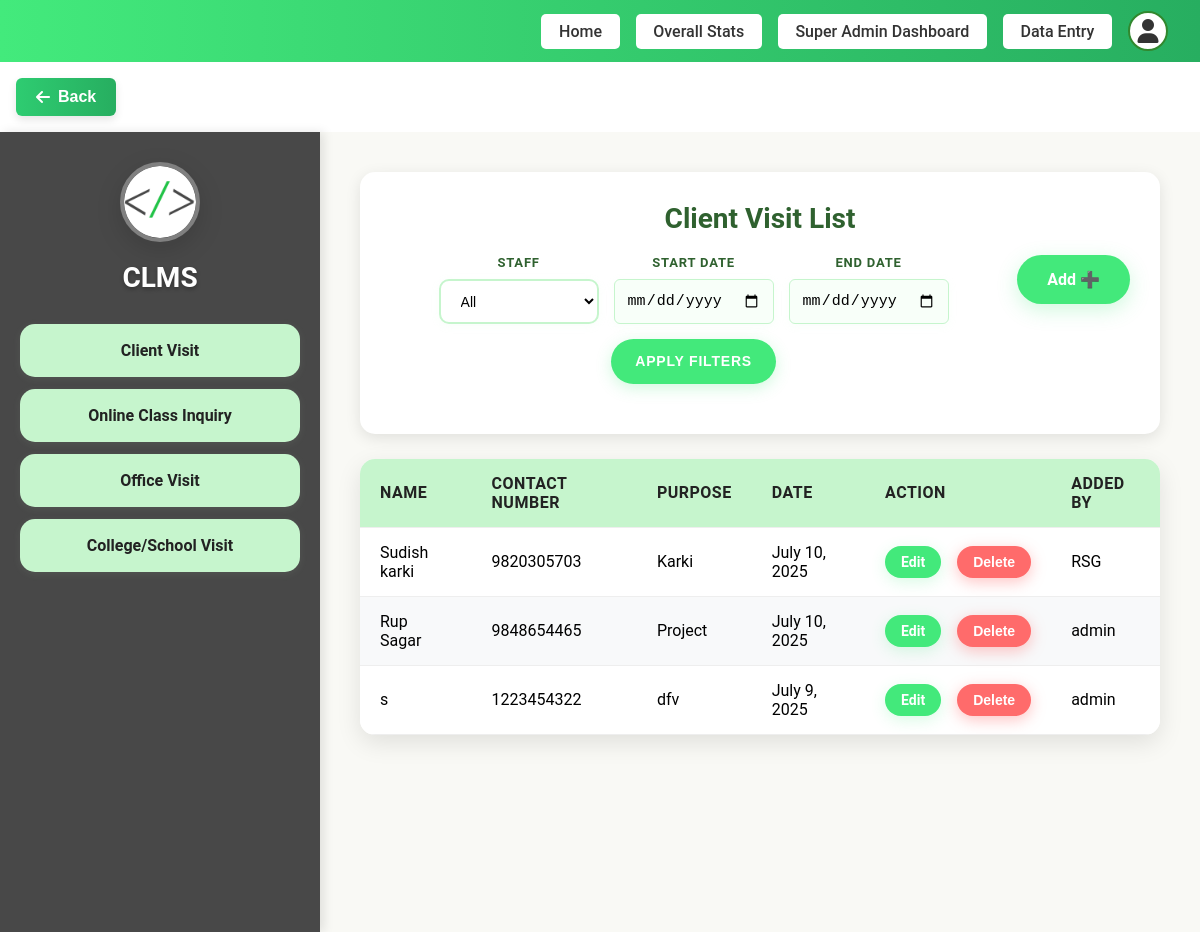
The page /add-dashboard/client-visit/list/ (signed in) on the database as committed earlier.
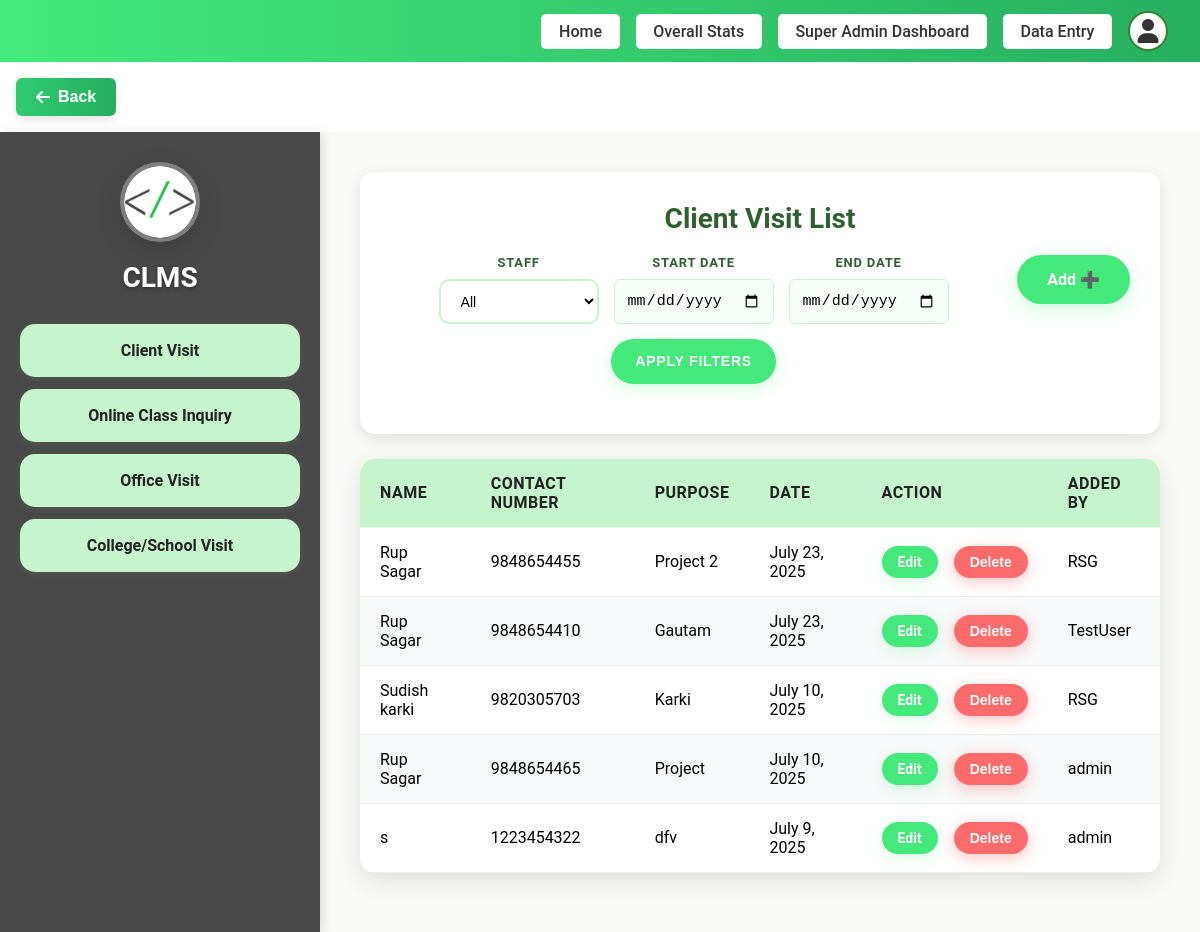
The same page on the database as committed later.
### staff/models.py (models this page shows, shortened)
class ClientVisit(models.Model):
    user = models.ForeignKey(User, on_delete=models.CASCADE)
    contact_number = models.CharField(max_length=20)
    name = models.CharField(max_length=100)
    purpose = models.CharField(max_length=255)
    date = models.DateField()

### staff/views.py (the view)
# urls.py: path('client-visit/list/', views.client_visit_list, name='client_visit_list'),
@login_required
def client_visit_list(request):
    if request.user.is_superuser:
        client_visits = ClientVisit.objects.all().order_by('-date')
        staff_filter = request.GET.get('staff')
        if staff_filter and staff_filter != 'all':
            client_visits = client_visits.filter(user_id=staff_filter)
        start_date = request.GET.get('start_date')
        end_date = request.GET.get('end_date')
        if start_date:
            try:
                start_date = datetime.strptime(start_date, '%Y-%m-%d').date()
                client_visits = client_visits.filter(date__gte=start_date)
            except ValueError:
                pass
        if end_date:
            try:
                end_date = datetime.strptime(end_date, '%Y-%m-%d').date()
                client_visits = client_visits.filter(date__lte=end_date)
            except ValueError:
                pass
        staff_users = User.objects.filter(is_staff=True).order_by('username')
    else:
        client_visits = ClientVisit.objects.filter(user=request.user).order_by('-date')
        staff_users = None
    return render(request, 'pages/staff/Client_Visit.html', {
        'client_visits': client_visits,
        'staff_users': staff_users,
        'current_filters': {
            'staff': request.GET.get('staff', ''),
            'start_date': request.GET.get('start_date', ''),
            'end_date': request.GET.get('end_date', ''),
        }
    })

### templates/pages/staff/Client_Visit.html (shortened to what this page needs)
{% load static %}
<!DOCTYPE html>
<html lang="en">
<head>
  <link rel="stylesheet" href="{% static 'css/Visit.css' %}">
  <link rel="stylesheet" href="{% static 'css/dltvisit.css' %}">
</head>
<body>
{% include "layouts/header.html" %}
<div class="container">
  <div class="sidebar">
      <div class="logo">
        <a href="{% url 'add_dashboard' %}">
         <img src="{% static 'assets/favicon.png' %}" alt="Logo">
        </a>
      </div>
      <h2>CLMS</h2>
      <ul>
        <li><a href="{% url 'client_visit_list' %}">Client Visit</a></li>
        <li><a href="{% url 'online_class_list' %}">Online Class Inquiry</a></li>
        <li><a href="{% url 'office_visit_list' %}">Office Visit</a></li>
        <li><a href="{% url 'college_visit_list' %}">College/School Visit</a></li>
      </ul>
    </div>
    <div class="main-content">
      <div class="header">
        <h2>Client Visit List</h2>
        <div class="header-controls">
          <a href="{% url 'add_dashboard' %}" class="add-btn">Add ➕</a>
          {% if user.is_superuser and staff_users %}
          <div class="filter-container">
            <form method="GET" class="filter-form" style="display: flex; align-items: center; gap: 15px; flex-wrap: wrap;">
              <div class="filter-item">
                <label for="staff">Staff</label>
                <select name="staff" id="staff">
                  <option value="all" {% if current_filters.staff == 'all' or not current_filters.staff %}selected{% endif %}>All</option>
                </select>
              </div>
              <div class="filter-item">
                <label for="start_date">Start Date</label>
                <input type="date" name="start_date" id="start_date" value="{{ current_filters.start_date }}" placeholder="yyyy-mm-dd">
              </div>
              <div class="filter-item">
                <label for="end_date">End Date</label>
                <input type="date" name="end_date" id="end_date" value="{{ current_filters.end_date }}" placeholder="yyyy-mm-dd">
              </div>
              <button type="submit" class="apply-btn">Apply Filters</button>
            </form>
          </div>
          {% endif %}
        </div>
      </div>
      <table>
        <thead>
          <tr>
            <th>Name</th>
            <th>Contact Number</th>
            <th>Purpose</th>
            <th>Date</th>
            <th>Action</th>
            <th>Added By</th>
          </tr>
        </thead>
        <tbody>
          {% for visit in client_visits %}
          <tr class="{% cycle 'white-row' 'green-row' %}">
            <td>{{ visit.name }}</td>
            <td>{{ visit.contact_number }}</td>
            <td>{{ visit.purpose }}</td>
            <td>{{ visit.date }}</td>
            <td>
              <div class="action-buttons">
                <a href="{% url 'edit_client' visit.id %}" class="edit-btn">Edit</a>
                <button class="delete-btn" onclick="showClientVisitDeleteConfirmation('{{ visit.id }}', '{{ visit.name }}')">Delete</button>
              </div>
            </td>
            <td>{{ visit.user.username }}</td>
          </tr>
          {% empty %}
          <tr>
            <td colspan="6">No client visits available.</td>
          </tr>
          {% endfor %}
        </tbody>
      </table>
    </div>
  </div>
</body>
</html>

Rows that differ between the two databases and show on the page:
added ClientVisit: name "Rup Sagar", contact_number "9848654455", purpose "Project 2", date "July 23, 2025", user.username "RSG"
added ClientVisit: name "Rup Sagar", contact_number "9848654410", purpose "Gautam", date "July 23, 2025", user.username "TestUser"
